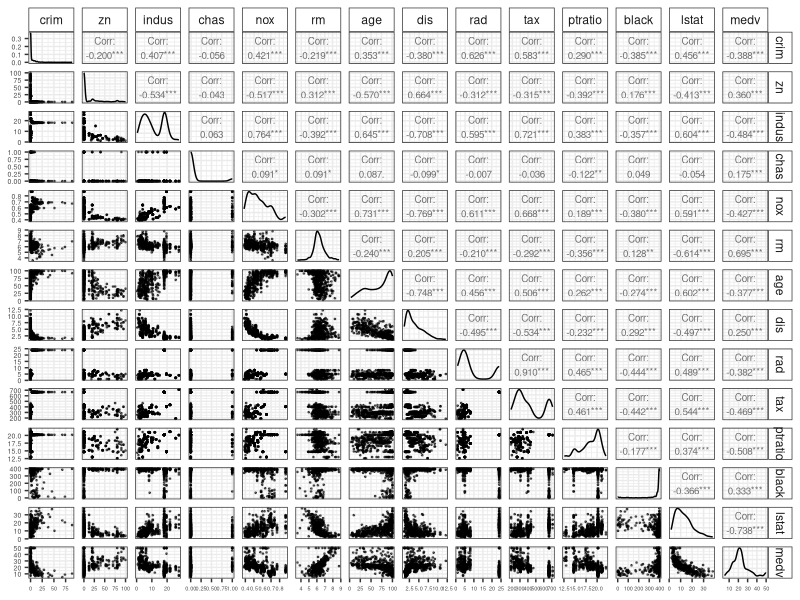
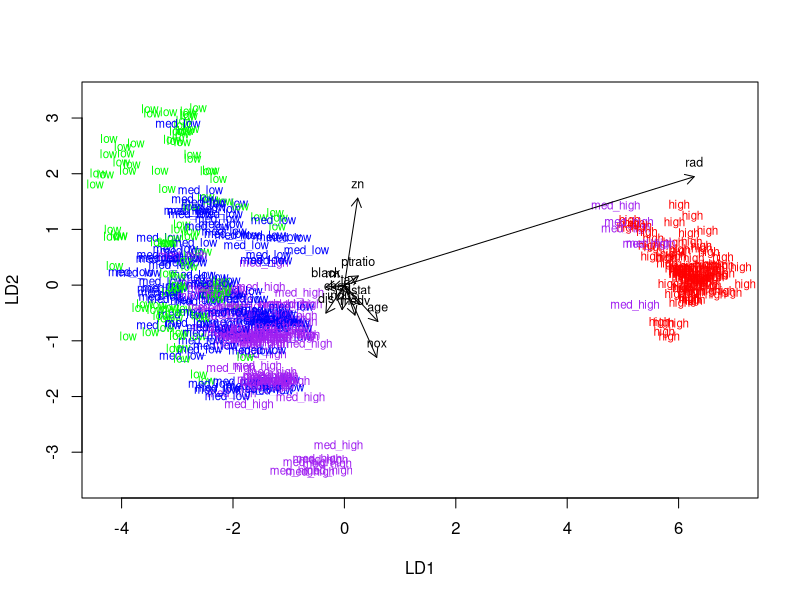
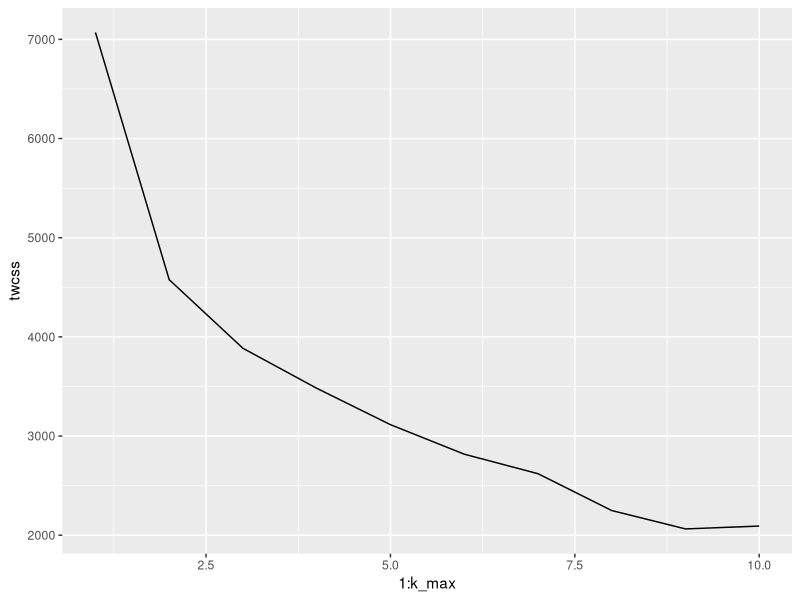
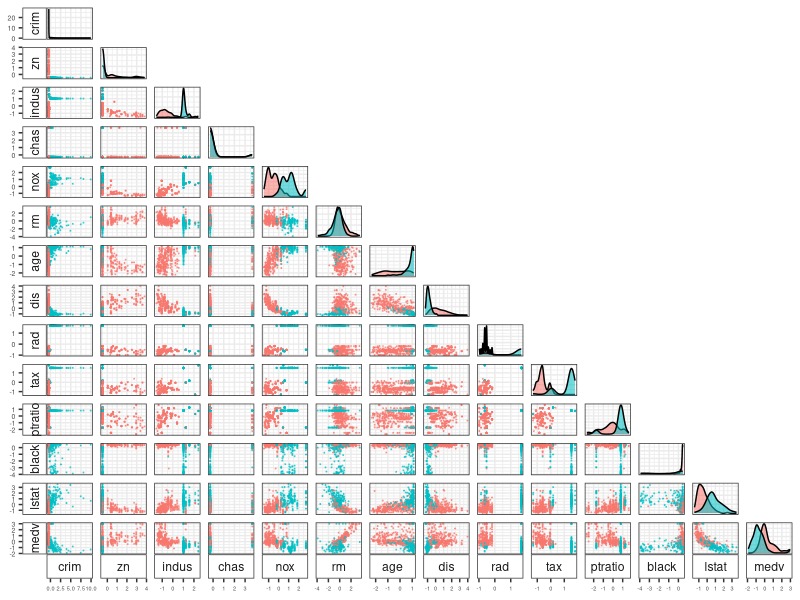

Here is the R script that generated these plots, in order:
## ---- chunk 1
# load the necessary packages and set scientific notation off

options(scipen = 999)

library("MASS")
library("ggplot2")
library("dplyr")
library("GGally")

## ---- chunk 2

# load the data

data("Boston")

# explore the structure and dimensions
str(Boston)
dim(Boston)

## ---- chunk 3

plot1 <- ggpairs(Boston, 
             mapping = aes(alpha = 0.1),
             lower = list(continuous = wrap("points", size = 0.3)),
             upper = list(continuous = wrap("cor", size = 2.5)),
             ) + 
  theme_bw() + 
  theme(strip.background = element_rect(fill = "white"), 
        axis.text.x = element_text(size=4), 
        axis.text.y = element_text(size=5))

plot1
## ---- chunk 4
summary(Boston)
## ---- chunk 5

boston_scaled <- scale(Boston)

summary(boston_scaled)

## ---- chunk 6

# change the class to dataframe
boston_scaled <- as.data.frame(boston_scaled)

# define the breaks
bins <- quantile(boston_scaled$crim)

# create the categorical variable
boston_scaled$crime <- cut(boston_scaled$crim, breaks = bins, include.lowest = TRUE, labels = c("low", "med_low", "med_high", "high"))

# remove the original crime rate variable
boston_scaled <- dplyr::select(boston_scaled, -crim)

## ---- chunk 7

# choose randomly 80% of the rows in the data for the train set
ind <- sample(nrow(boston_scaled),  size = nrow(boston_scaled) * 0.8)

# create train set
train <- boston_scaled[ind,]

# create test set
test <- boston_scaled[-ind,]

## ---- chunk 8

# Fit the model
lda.crime <- lda(crime ~., data = train)

lda.crime

# Draw the LDA biplot

# target classes as numeric
classes <- as.numeric(train$crime)

# the function for lda biplot arrows
lda.arrows <- function(x, myscale = 1, arrow_heads = 0.1, color = "black", tex = 0.75, choices = c(1,2)){
  heads <- coef(x)
  arrows(x0 = 0, y0 = 0, 
         x1 = myscale * heads[,choices[1]], 
         y1 = myscale * heads[,choices[2]], col=color, length = arrow_heads)
  text(myscale * heads[,choices], labels = row.names(heads), 
       cex = tex, col=color, pos=3)
}

# define the colors for the plot from green (low) to red (high)
cols <- c("green", "blue", "purple", "red")
cols1 <- cols[classes]

# plot the lda results
plot(lda.crime, dimen= 2, col = cols1, pch = classes)
lda.arrows(lda.crime, myscale = 2)


## ---- chunk 9

# save crime rate categories from test data
correct_classes <- test$crime

# remove original crime rate categories
test <- dplyr::select(test, -crime)

# predict classes with the model on the test data
lda.pred <- predict(lda.crime, newdata = test)

# crosstabulate results
table(correct = correct_classes, predicted = lda.pred$class)

## ---- chunk 10

# reload the Boston data
data("Boston")

# standardize the dataset
boston_scaled <- scale(Boston)

# calculate distances between observations
dist_eu <- dist(boston_scaled)
summary(dist_eu)

# run the k-means algorithm
km <- kmeans(boston_scaled, centers = 4)
km
## ---- chunk 11

set.seed(42)

# determine the maximum number of clusters
k_max <- 10

# calculate the total within sum of squares
twcss <- sapply(1:k_max, function(k){kmeans(boston_scaled, k)$tot.withinss})

# visualize the results
qplot(x = 1:k_max, y = twcss, geom = 'line')

## ---- chunk 12

# k-means clustering
km <- kmeans(boston_scaled, centers = 2)
km

## ---- chunk 13

# plot the Boston dataset with clusters

boston_scaled <- as.data.frame(boston_scaled)

plot2 <- ggpairs(boston_scaled, 
             mapping = aes(col = as.factor(km$cluster), alpha = 0.1),
             lower = list(continuous = wrap("points", size = 0.1)),
             upper = "blank",
 switch = "both")+ 
  theme_bw() + 
  theme(strip.background = element_rect(fill = "white"), 
        axis.text.x = element_text(size=4), 
        axis.text.y = element_text(size=5))

plot2

